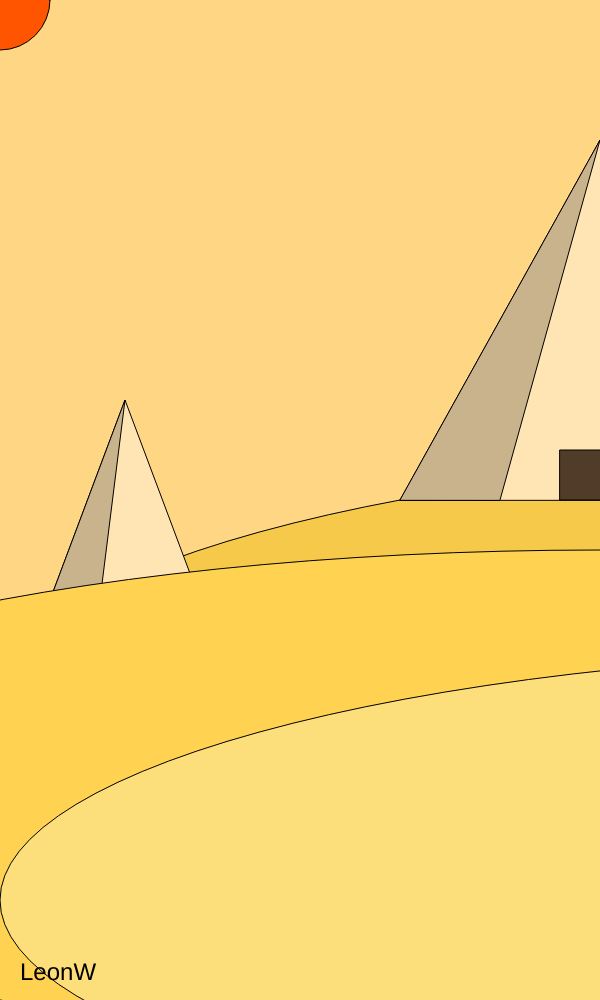
Frame 1 (no input)
Frame 60 (no input): identical to frame 1, image omitted
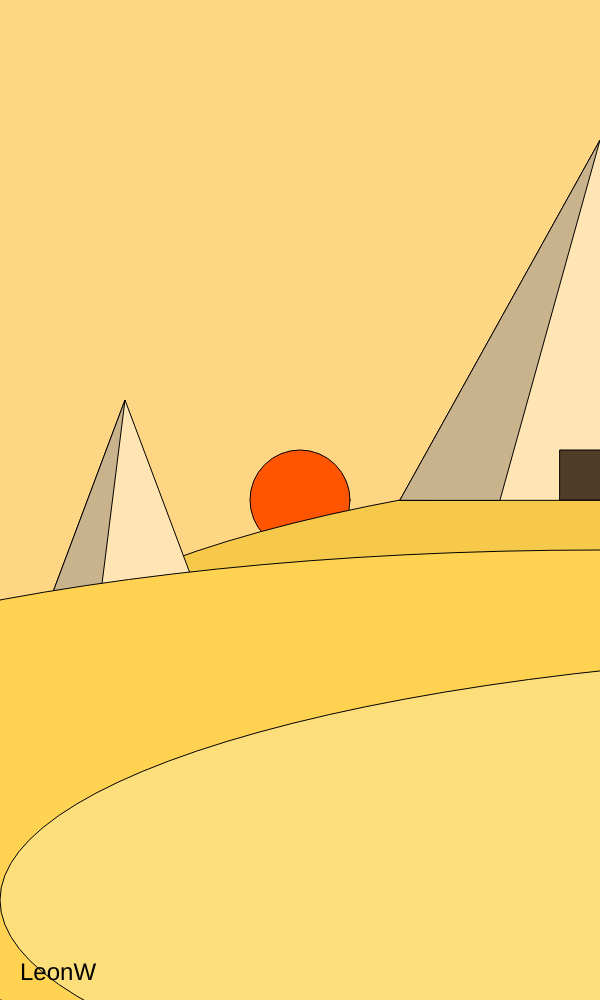
Frame 120 (the mouse pressed at the canvas centre since frame 60)

The p5.js sketch that drew these frames (run headless with seeded random() and noise() and a simulated clock; from frame 60 on, the mouse is pressed at the canvas centre):

// p5.js sketch
// ── sketch.js
// Project Title
// Your Name
// Date
//
// Extra for Experts:
// - describe what you did to take this project "above and beyond"


let rX = 50; 
let rY = 50;
let isSun = true;
let currentBack = 0; 
function setup() {
  createCanvas(windowWidth / 2, windowHeight);
}

function draw() {
  switch (currentBack) {
    case 0:
      background(255, 214, 131);
      break;
    case 1:
      background(135, 206, 235); 
      break;
    case 2:
      background(100, 149, 237); 
      break;
    case 3:
      background(255, 182, 193); 
      break;
  }
  let rX = mouseX;
  let rY = mouseY;
  // change sun
  print(isSun)
  if (isSun === true) {
    fill(255, 85, 0);
    ellipse(rX, rY, 100, 100);
  } else {
    fill(0, 0, 0);
    ellipse(rX, rY, 100, 100);
  }

  
  //highest
  fill(247, 201, 74);
  ellipse(1000, 700, 2000, 500)

  
  // Draw Small Pyramid
  fill(255, 229, 180);
  triangle(50, 600, 125, 400, 200, 600); 
  fill(200, 179, 140); 
  triangle(50, 600, 125, 400, 100, 600); 
  
  // Draw Large Pyramid
  fill(255, 229, 180);
  triangle(400, 500, 600, 140, 800, 500); 
  fill(200, 179, 140); 
  triangle(400, 500, 600, 140, 500, 500); 
  
  fill(80, 60, 40);
  rect(560, 450, 80, 50);
  
  // Draw Middle Ellipse
  fill(255, 210, 82);
  ellipse(600, 800, 2000, 500);
  
  // Draw Lowest Ellipse
  fill(252, 222, 123);
  ellipse(1000, 900, 2000, 500);
  
  fill(0);
  textSize(24);
  text("LeonW", 20, height - 20);
}

function keyPressed() {
  if (key === ' ') {
    isSun = !isSun; // Toggle between sun and moon
  }
}

function mousePressed() {
  if (mouseButton === CENTER) {
    currentBack = (currentBack + 1) % 4;
  }
}
